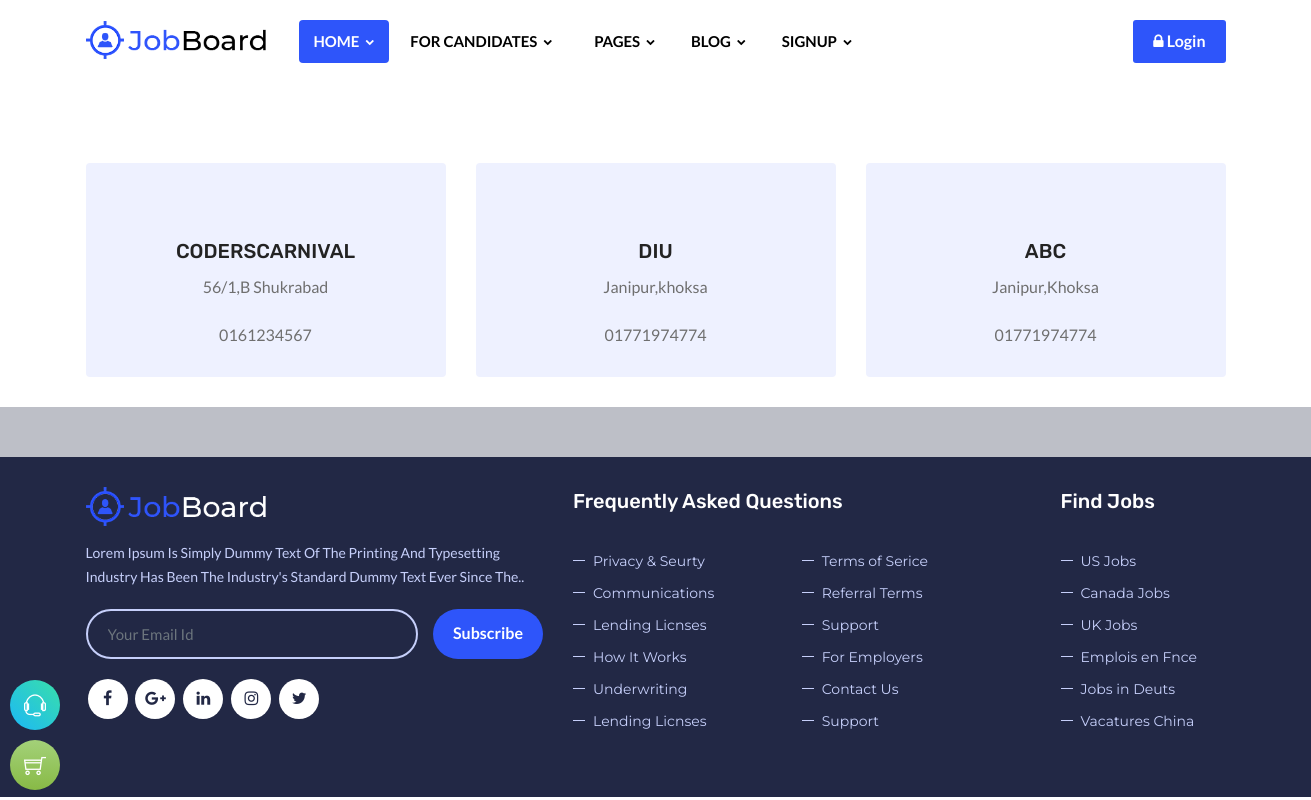
The app's page /company/, older data.
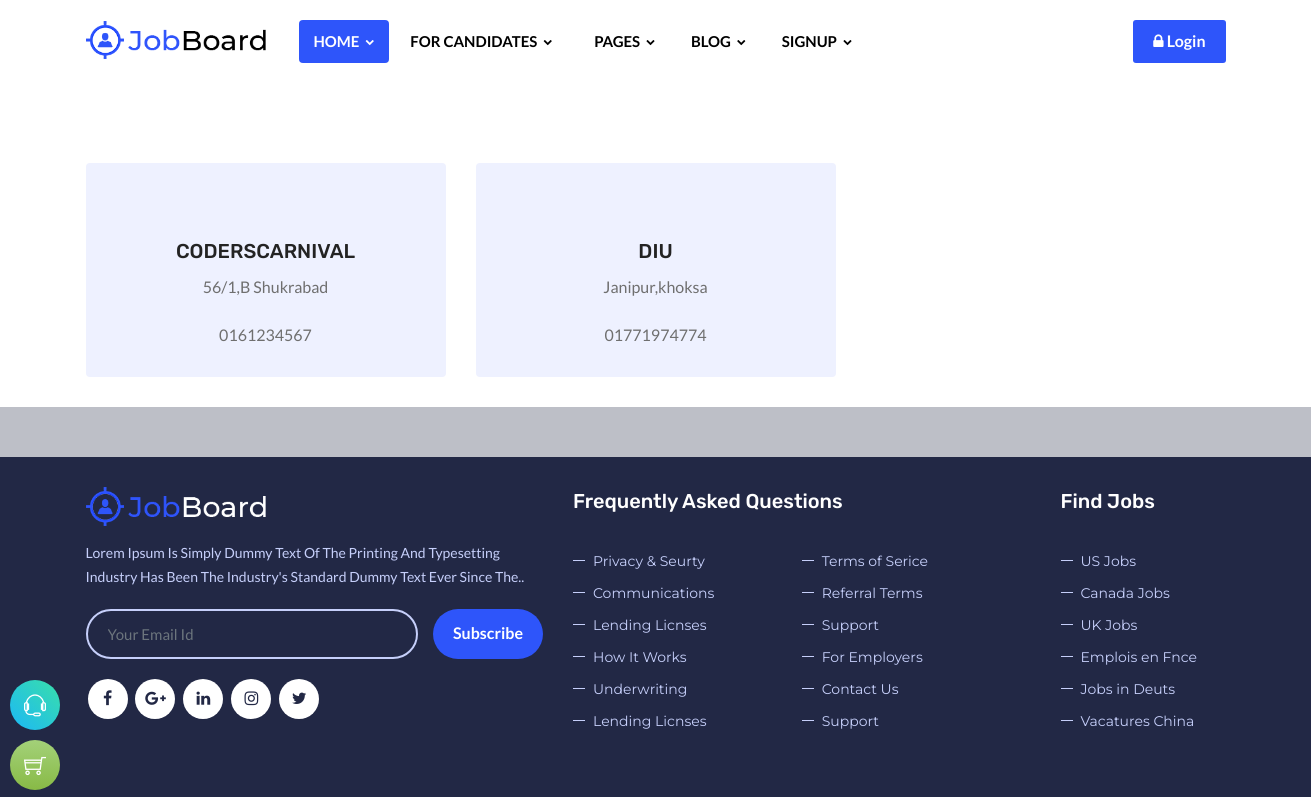
The same page, newer data.
### accounts/models.py (models this page shows)
class Employeers(models.Model):
    user = models.OneToOneField(User, on_delete=models.CASCADE, primary_key=True)
    company_name = models.CharField(max_length=30,null=True,blank=True)
    address = models.CharField(max_length=250,blank=True,null=True)
    company_description = models.TextField(null=True,blank=True)
    company_type = models.CharField(max_length=250,blank=True,null=True)
    website_url = models.CharField(max_length=250,blank=True,null=True)
    contact = models.IntegerField(blank=True,null=True)
    created_at = models.DateTimeField(auto_now_add=True)

### pages/views.py (the view)
# urls.py: path('company/',views.companies,name='company'),
def companies(request):
    company=Employeers.objects.all()
    context={
        'company':company
    }
    return render(request,'category/company.html',context)

### template/category/company.html
{% extends 'base.html' %}
{% block content %}
{% load static %}
<div class="content-block">
    <div class="section-full content-inner overlay-white-middle">
        <div class="container">
            <div class="row">
                {% for c in company %}
                <div class="col-lg-4 col-md-4 col-sm-12 m-b30">
                    <div class="icon-bx-wraper p-a30 center bg-gray radius-sm">
                        <div class="icon-md text-primary m-b20"> <a href="#" class="icon-cell text-primary"><img src="{{ c.company_logo.url }}" alt=""></a> </div>
                        <div class="icon-content">
                            <h5 class="dlab-tilte text-uppercase">{{c.company_name}}</h5>
                            <p>{{c.address }}</p>
                            <p>0{{c.contact }}</p>
                        </div>
                    </div>
                </div>
                {% endfor %}
            </div>
        </div>
    </div>
    </div>
{% endblock %}

### template/base.html (shortened to what this page needs)
{% load static %}
<!DOCTYPE html>
<html lang="en">
<head>
	<link rel="stylesheet" type="text/css" href="{% static 'css/plugins.css' %}">
	<link rel="stylesheet" type="text/css" href="{% static 'css/style.css' %}">
	<link rel="stylesheet" type="text/css" href="{% static 'css/templete.css' %}">
	<link class="skin" rel="stylesheet" type="text/css" href="{% static 'css/skin/skin-1.css' %}">
	<link rel="stylesheet" href="{% static 'plugins/datepicker/css/bootstrap-datetimepicker.min.css' %}"/>
	<link rel="stylesheet" type="text/css" href="{% static 'plugins/revolution/revolution/css/layers.css' %}">
	<link rel="stylesheet" type="text/css" href="{% static 'plugins/revolution/revolution/css/settings.css' %}">
	<link rel="stylesheet" type="text/css" href="{% static 'plugins/revolution/revolution/css/navigation.css' %}">
</head>
<body id="bg">
{% include "partials/header.html" %}
{% block content %}
{% endblock %}
{% include "partials/footer.html" %}
</body>
</html>

### template/partials/header.html (shortened to what this page needs)
{% load static %}
<header class="site-header mo-left header fullwidth">
    <div class="sticky-header main-bar-wraper navbar-expand-lg">
        <div class="main-bar clearfix">
            <div class="container clearfix">
                <div class="logo-header mostion">
                    <a href="{% url 'index' %}">
                        <img src="{% static 'images/logo.png' %}" class="logo" alt=""/></a>
                </div>
                <div class="extra-nav">
                    <ul class="sub-menu">
                        {% if user.is_authenticated %}
                        <li>
                            <a href="{% url 'jobs' %}" class="dez-page">Welcome {{user.username}} </a>
                        </li>
                        <li><a href="{% url 'logout' %}" class="dez-page">Logout</a></li>
                        {% else %}
                        <a href="{% url 'login' %}" class="site-button"><i class="fa fa-lock"></i> Login</a>
                        {% endif %}
                    </ul>
                </div>
                <div class="header-nav navbar-collapse collapse justify-content-start" id="navbarNavDropdown">
                    <ul class="nav navbar-nav">
                        <li class="active">
                            <a href="{% url 'index' %}">Home <i class="fa fa-chevron-down"></i></a>
                        </li>
                        <li>
                            <a href="#">For Candidates <i class="fa fa-chevron-down"></i></a>
                        </li>
                        <li>
                            <a href="#">Pages <i class="fa fa-chevron-down"></i></a>
                        </li>
                        <li>
                            <a href="#">Blog <i class="fa fa-chevron-down"></i></a>
                        </li>
                        {% if user.is_authenticated %}
                        {% else %}
                        <li>
                            <a href="#">Signup <i class="fa fa-chevron-down"></i></a>
                        </li>
                        {% endif %}
                    </ul>
                </div>
            </div>
        </div>
    </div>
</header>

### template/partials/footer.html (shortened to what this page needs)
    <footer class="site-footer">
        <div class="footer-top">
            <div class="container">
                <div class="row">
					<div class="col-xl-5 col-lg-4 col-md-12 col-sm-12">
                        <div class="widget">
                            <img src="images/logo-white.png" width="180" class="m-b15" alt=""/>
							<p class="text-capitalize m-b20">Lorem Ipsum is simply dummy text of the printing and typesetting industry has been the industry's standard dummy text ever since the..</p>
                            <div class="subscribe-form m-b20">
								<form class="dzSubscribe" action="http://job-board.w3itexperts.com/xhtml/script/mailchamp.php" method="post">
									<div class="input-group">
										<input name="dzEmail" required="required"  class="form-control" placeholder="Your Email Id" type="email">
										<span class="input-group-btn">
											<button name="submit" value="Submit" type="submit" class="site-button radius-xl">Subscribe</button>
										</span>
									</div>
								</form>
							</div>
							<ul class="list-inline m-a0">
								<li><a href="#" class="site-button white facebook circle "><i class="fa fa-facebook"></i></a></li>
								<li><a href="#" class="site-button white google-plus circle "><i class="fa fa-google-plus"></i></a></li>
								<li><a href="#" class="site-button white linkedin circle "><i class="fa fa-linkedin"></i></a></li>
								<li><a href="#" class="site-button white instagram circle "><i class="fa fa-instagram"></i></a></li>
								<li><a href="#" class="site-button white twitter circle "><i class="fa fa-twitter"></i></a></li>
							</ul>
                        </div>
                    </div>
					<div class="col-xl-5 col-lg-5 col-md-8 col-sm-8 col-12">
                        <div class="widget border-0">
                            <h5 class="m-b30 text-white">Frequently Asked Questions</h5>
                            <ul class="list-2 list-line">
                                <li><a href="#">Privacy & Seurty</a></li>
                                <li><a href="#">Terms of Serice</a></li>
                                <li><a href="#">Communications</a></li>
                                <li><a href="#">Referral Terms</a></li>
                                <li><a href="#">Lending Licnses</a></li>
								<li><a href="#">Support</a></li>
                                <li><a href="#">How It Works</a></li>
                                <li><a href="#">For Employers</a></li>
                                <li><a href="#">Underwriting</a></li>
                                <li><a href="#">Contact Us</a></li>
								<li><a href="#">Lending Licnses</a></li>
								<li><a href="#">Support</a></li>
                            </ul>
                        </div>
                    </div>
					<div class="col-xl-2 col-lg-3 col-md-4 col-sm-4 col-12">
                        <div class="widget border-0">
                            <h5 class="m-b30 text-white">Find Jobs</h5>
                            <ul class="list-2 w10 list-line">
                                <li><a href="#">US Jobs</a></li>
                                <li><a href="#">Canada Jobs</a></li>
                                <li><a href="#">UK Jobs</a></li>
                                <li><a href="#">Emplois en Fnce</a></li>
                                <li><a href="#">Jobs in Deuts</a></li>
								<li><a href="#">Vacatures China</a></li>
                            </ul>
                        </div>
                    </div>
				</div>
            </div>
        </div>
    </footer>

### static/css/templete.css (style rules this page uses)
.fullwidth .logo-header { margin-right:30px; }
.fullwidth .header-nav .nav > li { padding:20px 0; margin: 0px 3px; }
.fullwidth .header-nav .nav > li.active > a, .fullwidth .header-nav .nav > li:hover > a { background-color:#2e55fa; color:#fff; }
.extra-nav { padding: 20px 0; }
.extra-nav .site-button { margin-left:10px; }
.fullwidth .header-nav .nav > li > a { padding: 10px 15px; border-radius:4px; }
.site-button-secondry:after, .site-button:after { background-color: #fff; content: ""; height: 100%; left: -110%; opacity: 0.3; position: absolute; top: 0; transform: skewX(25deg); -o-transform: skewX(25deg); -ms-transform: skewX(25deg); -webkit-transform: skewX(25deg); -ms-transform: skewX(25deg); transition: all 0.5s ease 0s; -moz-transition: all 0.5s ease 0s; -webkit-transition: all 0.5s ease 0s; -o-transition: all 0.5s ease 0s; -ms-transition: all 0.5s ease 0s; width: 25px; z-index: -1; -webkit-filter: blur(5px); -moz-filter: blur(5px); -o-filter: blur(5px); -ms-filter: blur(5px); filter: blur(5px); }
.site-button, .site-button-secondry { position: relative; z-index: 1; overflow:hidden; vertical-align: middle; }

Row changes from the older to the newer data that the page shows:
removed Employeers: company_name "ABC", address "Janipur,Khoksa", contact "1771974774"
